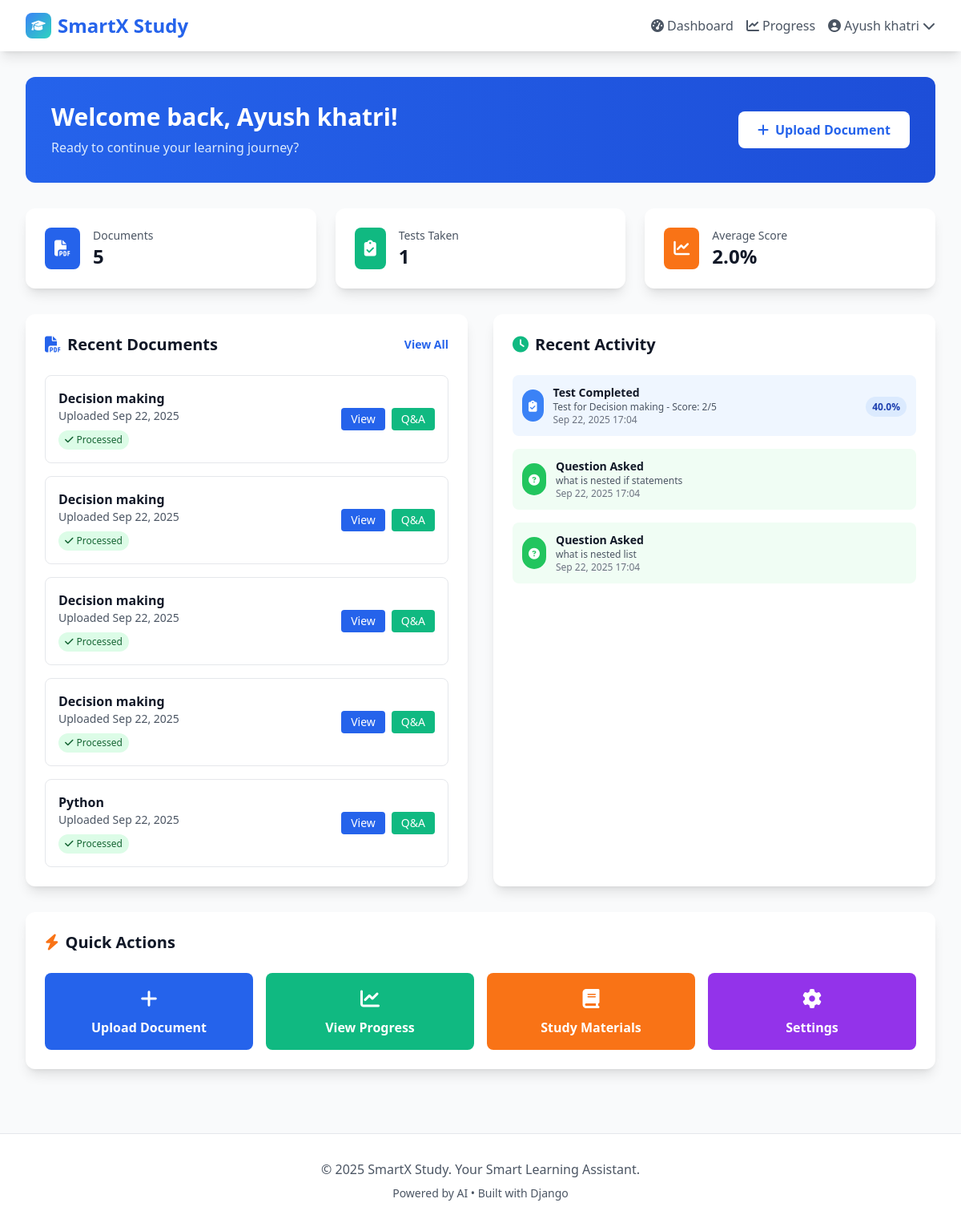
The app's page /dashboard/ (signed in) with its own data.
### core/models.py (models this page shows, shortened)
class Document(models.Model):
    id = models.UUIDField(primary_key=True, default=uuid.uuid4, editable=False)
    user = models.ForeignKey(User, on_delete=models.CASCADE, related_name='documents')
    title = models.CharField(max_length=255)
    file = models.FileField(upload_to='documents/')
    content = models.TextField(blank=True)
    summary = models.TextField(blank=True)
    uploaded_at = models.DateTimeField(auto_now_add=True)
    updated_at = models.DateTimeField(auto_now=True)
    is_processed = models.BooleanField(default=False)
    class Meta:
        ordering = ['-uploaded_at']

class TestAttempt(models.Model):
    id = models.UUIDField(primary_key=True, default=uuid.uuid4, editable=False)
    user = models.ForeignKey(User, on_delete=models.CASCADE, related_name='test_attempts')
    test = models.ForeignKey(Test, on_delete=models.CASCADE, related_name='attempts')
    answers = models.JSONField()  # Store user answers as JSON
    score = models.IntegerField()
    total_questions = models.IntegerField()
    completed_at = models.DateTimeField(auto_now_add=True)
    class Meta:
        ordering = ['-completed_at']
    @property
    def percentage(self):
        return round((self.score / self.total_questions) * 100, 2) if self.total_questions > 0 else 0

class Test(models.Model):
    id = models.UUIDField(primary_key=True, default=uuid.uuid4, editable=False)
    user = models.ForeignKey(User, on_delete=models.CASCADE, related_name='tests')
    document = models.ForeignKey(Document, on_delete=models.CASCADE, related_name='tests')
    title = models.CharField(max_length=255)
    questions = models.JSONField()  # Store questions as JSON
    created_at = models.DateTimeField(auto_now_add=True)
    class Meta:
        ordering = ['-created_at']

class QASession(models.Model):
    id = models.UUIDField(primary_key=True, default=uuid.uuid4, editable=False)
    user = models.ForeignKey(User, on_delete=models.CASCADE, related_name='qa_sessions')
    document = models.ForeignKey(Document, on_delete=models.CASCADE, related_name='qa_sessions')
    question = models.TextField()
    answer = models.TextField()
    created_at = models.DateTimeField(auto_now_add=True)
    class Meta:
        ordering = ['-created_at']

### core/views.py (the view)
# urls.py: path('dashboard/', views.dashboard, name='dashboard'),
@login_required
def dashboard(request):
    documents = Document.objects.filter(user=request.user)[:5]
    recent_tests = TestAttempt.objects.filter(user=request.user)[:5]
    recent_qa = QASession.objects.filter(user=request.user)[:5]
    total_documents = documents.count()
    total_tests = TestAttempt.objects.filter(user=request.user).count()
    avg_score = TestAttempt.objects.filter(user=request.user).aggregate(Avg('score'))['score__avg'] or 0
    context = {
        'documents': documents,
        'recent_tests': recent_tests,
        'recent_qa': recent_qa,
        'total_documents': total_documents,
        'total_tests': total_tests,
        'avg_score': round(avg_score, 1),
    }
    return render(request, 'core/dashboard.html', context)

### templates/core/dashboard.html (shortened to what this page needs)
{% extends 'base.html' %}
{% block content %}
<div class="max-w-7xl mx-auto px-4 sm:px-6 lg:px-8 py-8">
    <div class="bg-gradient-to-r from-primary to-blue-700 text-white rounded-xl p-8 mb-8">
        <div class="flex flex-col md:flex-row items-center justify-between">
            <div>
                <h1 class="text-3xl font-bold mb-2">Welcome back, {{ user.get_full_name|default:user.username }}!</h1>
                <p class="text-blue-100">Ready to continue your learning journey?</p>
            </div>
            <div class="mt-4 md:mt-0">
                <a href="{% url 'upload_document' %}" class="bg-white text-primary px-6 py-3 rounded-lg font-semibold hover:bg-gray-100 transition duration-300">
                    <i class="fas fa-plus mr-2"></i>Upload Document
                </a>
            </div>
        </div>
    </div>
    <div class="grid grid-cols-1 md:grid-cols-3 gap-6 mb-8">
        <div class="bg-white p-6 rounded-xl shadow-lg">
            <div class="flex items-center">
                <div class="bg-primary text-white p-3 rounded-lg">
                    <i class="fas fa-file-pdf text-xl"></i>
                </div>
                <div class="ml-4">
                    <p class="text-gray-600 text-sm">Documents</p>
                    <p class="text-2xl font-bold text-gray-900">{{ total_documents }}</p>
                </div>
            </div>
        </div>
        <div class="bg-white p-6 rounded-xl shadow-lg">
            <div class="flex items-center">
                <div class="bg-success text-white p-3 rounded-lg">
                    <i class="fas fa-clipboard-check text-xl"></i>
                </div>
                <div class="ml-4">
                    <p class="text-gray-600 text-sm">Tests Taken</p>
                    <p class="text-2xl font-bold text-gray-900">{{ total_tests }}</p>
                </div>
            </div>
        </div>
        <div class="bg-white p-6 rounded-xl shadow-lg">
            <div class="flex items-center">
                <div class="bg-accent text-white p-3 rounded-lg">
                    <i class="fas fa-chart-line text-xl"></i>
                </div>
                <div class="ml-4">
                    <p class="text-gray-600 text-sm">Average Score</p>
                    <p class="text-2xl font-bold text-gray-900">{{ avg_score }}%</p>
                </div>
            </div>
        </div>
    </div>
    <div class="grid grid-cols-1 lg:grid-cols-2 gap-8">
        <div class="bg-white rounded-xl shadow-lg p-6">
            <div class="flex items-center justify-between mb-6">
                <h2 class="text-xl font-bold text-gray-900">
                    <i class="fas fa-file-pdf mr-2 text-primary"></i>Recent Documents
                </h2>
                <a href="{% url 'upload_document' %}" class="text-primary hover:text-blue-700 text-sm font-semibold">
                    View All
                </a>
            </div>
            {% if documents %}
                <div class="space-y-4">
                    {% for document in documents %}
                        <div class="border border-gray-200 rounded-lg p-4 hover:shadow-md transition duration-300">
                            <div class="flex items-center justify-between">
                                <div class="flex-1">
                                    <h3 class="font-semibold text-gray-900">{{ document.title }}</h3>
                                    <p class="text-gray-600 text-sm">Uploaded {{ document.uploaded_at|date:"M d, Y" }}</p>
                                    <div class="flex items-center mt-2">
                                        {% if document.is_processed %}
                                            <span class="bg-green-100 text-green-800 px-2 py-1 rounded-full text-xs">
                                                <i class="fas fa-check mr-1"></i>Processed
                                            </span>
                                        {% else %}
                                            <span class="bg-yellow-100 text-yellow-800 px-2 py-1 rounded-full text-xs">
                                                <i class="fas fa-spinner mr-1"></i>Processing
                                            </span>
                                        {% endif %}
                                    </div>
                                </div>
                                <div class="flex space-x-2">
                                    <a href="{% url 'document_detail' document.id %}" class="bg-primary text-white px-3 py-1 rounded text-sm hover:bg-blue-700 transition duration-300">
                                        View
                                    </a>
                                    {% if document.is_processed %}
                                        <a href="{% url 'qa_session' document.id %}" class="bg-success text-white px-3 py-1 rounded text-sm hover:bg-green-700 transition duration-300">
                                            Q&A
                                        </a>
                                    {% endif %}
                                </div>
                            </div>
                        </div>
                    {% endfor %}
                </div>
            {% endif %}
        </div>
        <div class="bg-white rounded-xl shadow-lg p-6">
            <h2 class="text-xl font-bold text-gray-900 mb-6">
                <i class="fas fa-clock mr-2 text-success"></i>Recent Activity
            </h2>
            <div class="space-y-4">
                {% for test in recent_tests %}
                    <div class="flex items-center p-3 bg-blue-50 rounded-lg">
                        <div class="bg-blue-500 text-white p-2 rounded-full">
                            <i class="fas fa-clipboard-check text-sm"></i>
                        </div>
                        <div class="ml-3 flex-1">
                            <p class="text-sm font-semibold text-gray-900">Test Completed</p>
                            <p class="text-xs text-gray-600">{{ test.test.title }} - Score: {{ test.score }}/{{ test.total_questions }}</p>
                            <p class="text-xs text-gray-500">{{ test.completed_at|date:"M d, Y H:i" }}</p>
                        </div>
                        <div class="text-right">
                            <span class="bg-blue-100 text-blue-800 px-2 py-1 rounded-full text-xs font-semibold">
                                {{ test.percentage }}%
                            </span>
                        </div>
                    </div>
                {% endfor %}
                {% for qa in recent_qa %}
                    <div class="flex items-center p-3 bg-green-50 rounded-lg">
                        <div class="bg-green-500 text-white p-2 rounded-full">
                            <i class="fas fa-question-circle text-sm"></i>
                        </div>
                        <div class="ml-3 flex-1">
                            <p class="text-sm font-semibold text-gray-900">Question Asked</p>
                            <p class="text-xs text-gray-600">{{ qa.question|truncatechars:50 }}</p>
                            <p class="text-xs text-gray-500">{{ qa.created_at|date:"M d, Y H:i" }}</p>
                        </div>
                    </div>
                {% endfor %}
            </div>
        </div>
    </div>
    <div class="mt-8 bg-white rounded-xl shadow-lg p-6">
        <h2 class="text-xl font-bold text-gray-900 mb-6">
            <i class="fas fa-bolt mr-2 text-accent"></i>Quick Actions
        </h2>
        <div class="grid grid-cols-1 md:grid-cols-4 gap-4">
            <a href="{% url 'upload_document' %}" class="bg-primary text-white p-4 rounded-lg text-center hover:bg-blue-700 transition duration-300">
                <i class="fas fa-plus text-2xl mb-2"></i>
                <p class="font-semibold">Upload Document</p>
            </a>
            <a href="{% url 'progress_tracking' %}" class="bg-success text-white p-4 rounded-lg text-center hover:bg-green-700 transition duration-300">
                <i class="fas fa-chart-line text-2xl mb-2"></i>
                <p class="font-semibold">View Progress</p>
            </a>
            <a href="#" class="bg-accent text-white p-4 rounded-lg text-center hover:bg-orange-600 transition duration-300">
                <i class="fas fa-book text-2xl mb-2"></i>
                <p class="font-semibold">Study Materials</p>
            </a>
            <a href="#" class="bg-purple-600 text-white p-4 rounded-lg text-center hover:bg-purple-700 transition duration-300">
                <i class="fas fa-cog text-2xl mb-2"></i>
                <p class="font-semibold">Settings</p>
            </a>
        </div>
    </div>
</div>
{% endblock %}

### templates/base.html (shortened to what this page needs)
{% load static %}
<!DOCTYPE html>
<html lang="en">
<head>
    <script src="https://cdn.tailwindcss.com"></script>
    <link rel="stylesheet" href="{% static 'css/style.css' %}">
    <link rel="stylesheet" href="https://cdnjs.cloudflare.com/ajax/libs/font-awesome/6.4.0/css/all.min.css">
</head>
<body class="bg-gray-50 min-h-screen">
    <nav class="bg-white shadow-lg">
        <div class="max-w-7xl mx-auto px-4 sm:px-6 lg:px-8">
            <div class="flex justify-between items-center py-4">
                <div class="flex items-center">
                    <a href="{% url 'home' %}" class="text-2xl font-bold text-primary">
                        <div class="flex items-center">
                            <div class="w-8 h-8 bg-gradient-to-br from-blue-500 to-teal-400 rounded-lg mr-2 flex items-center justify-center">
                                <i class="fas fa-graduation-cap text-white text-sm"></i>
                            </div>
                            <span>SmartX Study</span>
                        </div>
                    </a>
                </div>
                <div class="flex items-center space-x-4">
                    {% if user.is_authenticated %}
                        <a href="{% url 'dashboard' %}" class="text-gray-600 hover:text-primary transition duration-300">
                            <i class="fas fa-tachometer-alt mr-1"></i>Dashboard
                        </a>
                        <a href="{% url 'progress_tracking' %}" class="text-gray-600 hover:text-primary transition duration-300">
                            <i class="fas fa-chart-line mr-1"></i>Progress
                        </a>
                        <div class="relative group">
                            <button class="flex items-center text-gray-600 hover:text-primary transition duration-300">
                                <i class="fas fa-user-circle mr-1"></i>{{ user.get_full_name|default:user.username }}
                                <i class="fas fa-chevron-down ml-1"></i>
                            </button>
                        </div>
                    {% endif %}
                </div>
            </div>
        </div>
    </nav>
    <main>
        {% block content %}
        {% endblock %}
    </main>
    <footer class="bg-white border-t border-gray-200 mt-12">
        <div class="max-w-7xl mx-auto px-4 sm:px-6 lg:px-8 py-8">
            <div class="text-center text-gray-600">
                <p>&copy; 2025 SmartX Study. Your Smart Learning Assistant.</p>
                <p class="mt-2 text-sm">Powered by AI • Built with Django</p>
            </div>
        </div>
    </footer>
</body>
</html>

### records on screen
Document: title "Decision making", uploaded_at "Sep 22, 2025", is_processed True (drawn)
Document: title "Decision making", uploaded_at "Sep 22, 2025", is_processed True (drawn)
Document: title "Decision making", uploaded_at "Sep 22, 2025", is_processed True (drawn)
Document: title "Decision making", uploaded_at "Sep 22, 2025", is_processed True (drawn)
Document: title "Python", uploaded_at "Sep 22, 2025", is_processed True (drawn)
TestAttempt: test "Test for Decision making", score "2", total_questions "5", completed_at "Sep 22, 2025 17:04", percentage "40.0"
QASession: question "what is nested if statements", created_at "Sep 22, 2025 17:04"
QASession: question "what is nested list", created_at "Sep 22, 2025 17:04"

### other values on screen
{{ user.get_full_name|default:user.username }} "Ayush khatri"
{{ total_documents }} "5"
{{ total_tests }} "1"
{{ avg_score }} "2.0"
